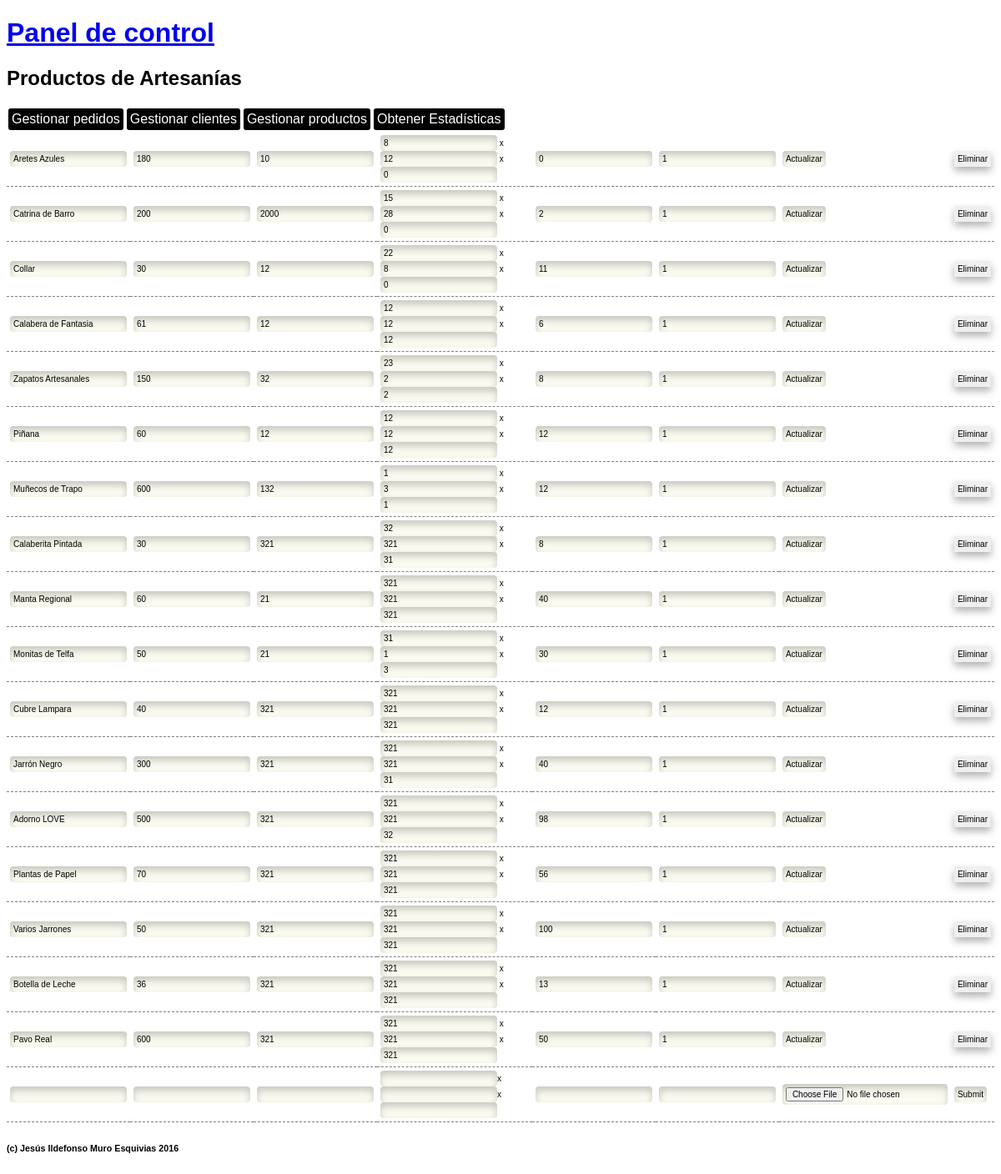
Page /admin/productos.php on the committed database.
### tables this page shows
CREATE TABLE `productos` (
  `id` int(100) NOT NULL,
  `nombre` varchar(255) NOT NULL,
  `descripcion` varchar(255) NOT NULL,
  `precio` decimal(30,0) NOT NULL,
  `existencias` int(255) NOT NULL,
  `activado` tinyint(1) NOT NULL,
  `peso` int(255) NOT NULL,
  `ancho` int(255) NOT NULL,
  `alto` int(255) NOT NULL,
  `largo` int(250) NOT NULL
);

### admin/productos.php (the view, shortened to what this page needs)
<?php include "cabecera.php"?>
<?php include "../php/config.php" ?>
<table>
<?php
$conexion = mysqli_connect($servidor, $usuario, $contrasena, $baseDeDatos);
mysqli_set_charset($conexion, "utf8");
$peticion = "SELECT * FROM productos";
$resultado = mysqli_query($conexion, $peticion);
while($fila = mysqli_fetch_array($resultado)){
    echo '<tr>';
    echo '
        <form action="actualizarproducto.php?id='.$fila['id'].'" method="POST">
            <td><input type="text" name="nombre" value="'.$fila['nombre'].'"></td>
            <td><input type="text" name="precio" value="'.$fila['precio'].'"></td>
            <td><input type="text" name="peso" value="'.$fila['peso'].'"></td>
            <td><input type="text" name="ancho" value="'.$fila['ancho'].'"> x
                <input type="text" name="alto" value="'.$fila['alto'].'"> x
                <input type="text" name="largo" value="'.$fila['largo'].'"></td>
            <td><input type="text" name="existencias" value="'.$fila['existencias'].'"></td>
            <td><input type="text" name="activado" value="'.$fila['activado'].'"></td>
            <td><input type="submit" value="Actualizar"></td>
        </form>
            <td><a href="eliminarproducto.php?id='.$fila['id'].'"><button>Eliminar</button></a></td>
    </tr>';
}
?>
<tr>
    <form action="nuevoproducto.php" method="POST" enctype="multipart/form-data">
        <td><input type="text" name="nombre"> </td>
        <td><input type="text" name="precio"> </td>
        <td><input type="text" name="peso"> </td>
        <td><input type="text" name="largo">x<input type="text" name="ancho">x<input type="text" name="alto"> </td>
        <td><input type="text" name="existencias"> </td>
        <td><input type="text" name="activado"> </td>
        <td><input type="file" name="imagen"></td>
        <td><input type="submit"></td>
    </form>
</tr>
</table>
<?php include "piedepagina.php"?>

### admin/cabecera.php (shortened to what this page needs)
<!DOCTYPE html>
<html lang="en">
<head>
    <link rel="stylesheet" href="../css/estiloadmin.css" '>
</head>
<body>
    <div id="contenedor">
        <header>
            <a href="index.php"><h1>Panel de control</h1></a>
            <h2>Productos de Artesanías</h2>
            <a href="pedidos.php" class="botonmenu">Gestionar pedidos</a>
            <a href="clientes.php" class="botonmenu">Gestionar clientes</a>
            <a href="productos.php" class="botonmenu">Gestionar productos</a>
            <a href="estadisticas.php" class="botonmenu">Obtener Estadísticas</a>
        </header>
        <section>

### admin/piedepagina.php (shortened to what this page needs)
        </section>
        <footer>
            <h6>(c) Jesús Ildefonso Muro Esquivias 2016</h6>
        </footer>
    </div>
</body>
</html>

### css/estiloadmin.css (style rules this page uses)
body { font-family: arial; }
.botonmenu { float: left; margin: 2px; padding: 4px; border-radius: 3px; text-decoration: none; background: black; color: white; }
table { border-collapse: collapse; font-size: 10px }
td { padding: 4px; }
tr { border-bottom: 1px dashed grey; }
input { border: 0px; box-shadow: 0px 5px 8px rgba(0,0,0,0.2) inset; padding: 4px; background: rgb(250,250,240,240); border-radius: 4px; font-size: 10px; }
.boton, button { box-shadow: 0px 5px 10px rgba(0,0,0,0.3); border: 0px; padding: 4px; font-size: 10px; }

### rows in the picture
productos: nombre "Aretes Azules", precio "180", peso "10", ancho "8", alto "12", largo "0", existencias "0", activado "1"
productos: nombre "Catrina de Barro", precio "200", peso "2000", ancho "15", alto "28", largo "0", existencias "2", activado "1"
productos: nombre "Collar", precio "30", peso "12", ancho "22", alto "8", largo "0", existencias "11", activado "1"
productos: nombre "Calabera de Fantasia", precio "61", peso "12", ancho "12", alto "12", largo "12", existencias "6", activado "1"
productos: nombre "Zapatos Artesanales", precio "150", peso "32", ancho "23", alto "2", largo "2", existencias "8", activado "1"
productos: nombre "Piñana", precio "60", peso "12", ancho "12", alto "12", largo "12", existencias "12", activado "1"
productos: nombre "Muñecos de Trapo", precio "600", peso "132", ancho "1", alto "3", largo "1", existencias "12", activado "1"
productos: nombre "Calaberita Pintada", precio "30", peso "321", ancho "32", alto "321", largo "31", existencias "8", activado "1"
productos: nombre "Manta Regional", precio "60", peso "21", ancho "321", alto "321", largo "321", existencias "40", activado "1"
productos: nombre "Monitas de Telfa", precio "50", peso "21", ancho "31", alto "1", largo "3", existencias "30", activado "1"
productos: nombre "Cubre Lampara", precio "40", peso "321", ancho "321", alto "321", largo "321", existencias "12", activado "1"
productos: nombre "Jarrón Negro", precio "300", peso "321", ancho "321", alto "321", largo "31", existencias "40", activado "1"
productos: nombre "Adorno LOVE", precio "500", peso "321", ancho "321", alto "321", largo "32", existencias "98", activado "1"
productos: nombre "Plantas de Papel", precio "70", peso "321", ancho "321", alto "321", largo "321", existencias "56", activado "1"
productos: nombre "Varios Jarrones", precio "50", peso "321", ancho "321", alto "321", largo "321", existencias "100", activado "1"
productos: nombre "Botella de Leche", precio "36", peso "321", ancho "321", alto "321", largo "321", existencias "13", activado "1"
productos: nombre "Pavo Real", precio "600", peso "321", ancho "321", alto "321", largo "321", existencias "50", activado "1"
